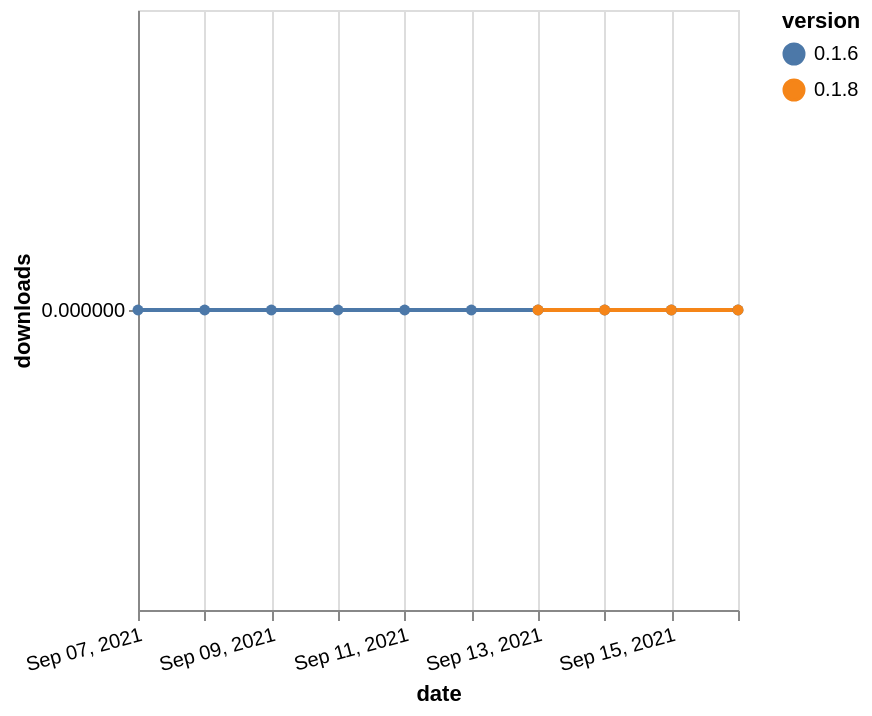

Vega-Lite specification for this chart:
### Vega-Lite specification from a JSON file in a GitHub repository (floating-point values rounded to 4 significant figures)
{"$schema": "https://vega.github.io/schema/vega-lite/v5.json", "description": "A simple bar chart with embedded data.", "data": {"values": [{"date": "2021-09-07", "total": 10, "delta": 0, "version": "0.1.6"}, {"date": "2021-09-08", "total": 12, "delta": 0, "version": "0.1.6"}, {"date": "2021-09-09", "total": 13, "delta": 0, "version": "0.1.6"}, {"date": "2021-09-10", "total": 17, "delta": 0, "version": "0.1.6"}, {"date": "2021-09-11", "total": 18, "delta": 0, "version": "0.1.6"}, {"date": "2021-09-12", "total": 20, "delta": 0, "version": "0.1.6"}, {"date": "2021-09-13", "total": 22, "delta": 0, "version": "0.1.6"}, {"date": "2021-09-14", "total": 23, "delta": 0, "version": "0.1.6"}, {"date": "2021-09-15", "total": 24, "delta": 0, "version": "0.1.6"}, {"date": "2021-09-16", "total": 25, "delta": 0, "version": "0.1.6"}, {"date": "2021-09-13", "total": 8, "delta": 0, "version": "0.1.8"}, {"date": "2021-09-14", "total": 25, "delta": 0, "version": "0.1.8"}, {"date": "2021-09-15", "total": 36, "delta": 0, "version": "0.1.8"}, {"date": "2021-09-16", "total": 48, "delta": 0, "version": "0.1.8"}]}, "width": "container", "mark": {"type": "line", "point": {"filled": true}}, "encoding": {"x": {"field": "date", "type": "temporal", "timeUnit": "yearmonthdate", "title": "date", "axis": {"labelAngle": -15}}, "y": {"field": "delta", "type": "quantitative", "title": "downloads"}, "color": {"field": "version", "type": "nominal"}, "tooltip": {"field": "delta"}}}
